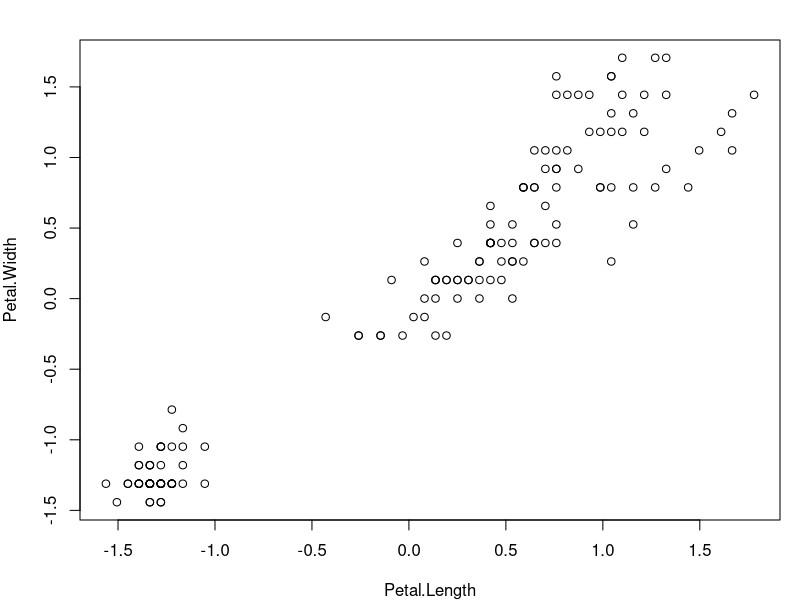
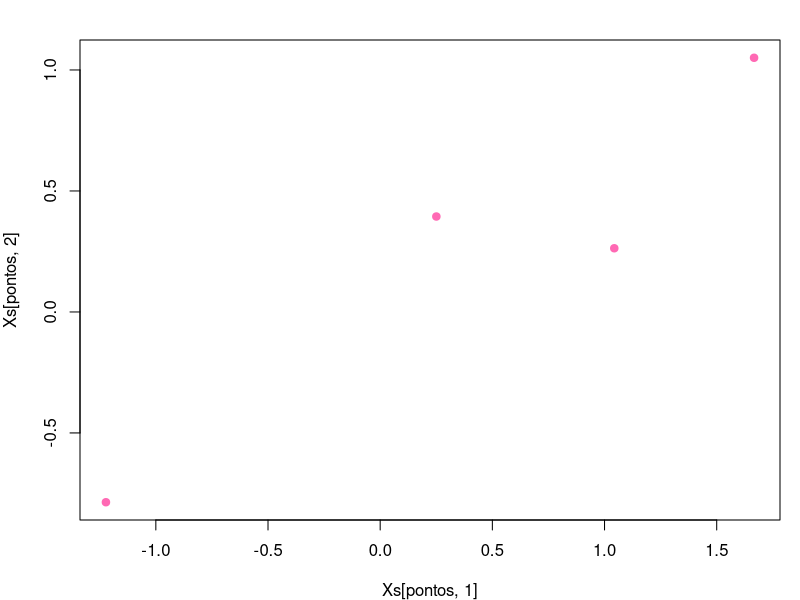
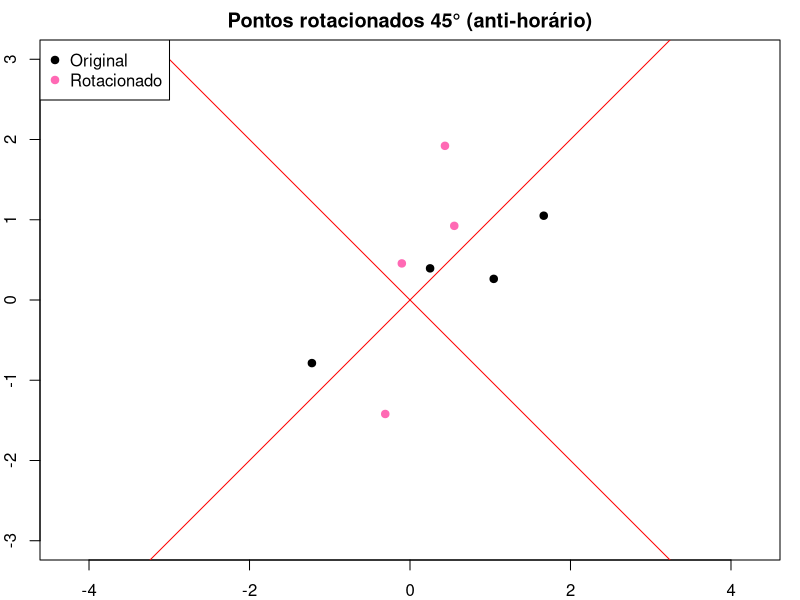
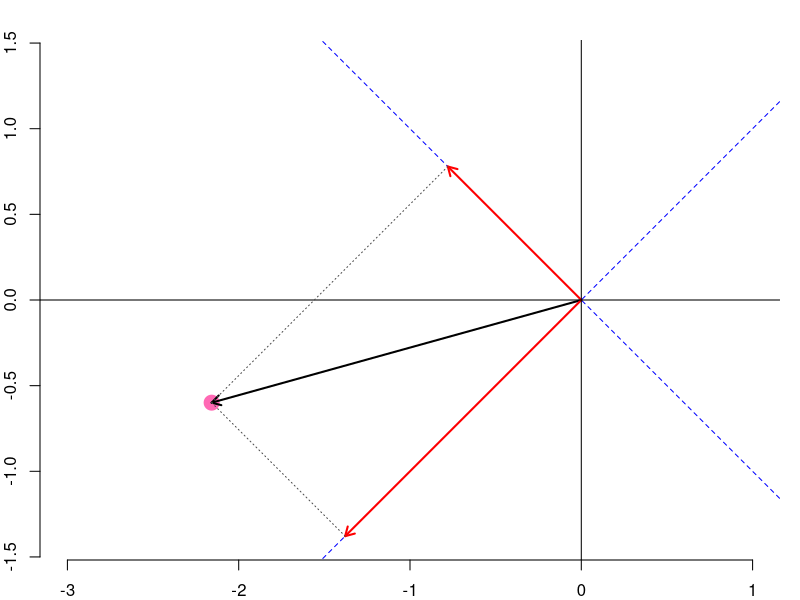

The R script that drew these images, in order:
x<- iris[,c(3,4)]
S<- cov(x)
Xc<- scale(x,scale=F) #centrados
Xs <- scale(x) #padronizados
# Matriz diagonal dos desvios padrão
V <- diag(sqrt(diag(S)))
V.inv <- diag(1/sqrt(diag(S)))

par(mar=c(4,4,2,1))
plot(Petal.Width ~ Petal.Length,data=Xs)

identify(x=Xs[,1],y=Xs[,2])

pontos<- c(44,62,135,123)

plot(Xs[pontos,1],Xs[pontos,2],col="hotpink",pch=19)

### Rotacionando os pontos em 45° ###
#matriz de rotacao
W <- matrix(c(1,1,-1,1)/sqrt(2),nrow=2)
par(mar=c(2,2,2,1))
#rotacionado
Xs.rot <- Xs%*%t(W)
plot(Xs.rot[pontos,1],Xs.rot[pontos,2],col="hotpink",pch=19,asp=1,xlim=c(-3,3),ylim=c(-3,3),main="Pontos rotacionados 45° (anti-horário)")
abline(a=0,b=1,col="red")
abline(a=0,b=-1,col="red")
#regular
points(Xs[pontos,1],Xs[pontos,2],pch=19)
legend("topleft",col=c("black","hotpink"), legend=c("Original","Rotacionado"),pch=19)

#Rotacionando com os dados centrados
Xc.rot <- Xc%*%W

norm(as.matrix(Xc[44,]),type="e")

#projecao de Xc[44,] em e1 e e2
proj<-as.vector(Xc[44,]%*%W[,1])*W[,1]
proj2<-as.vector(Xc[44,]%*%W[,2])*W[,2]

plot(Xc[44,1],Xc[44,2],asp=1,xlim=c(-3,1),ylim=c(-1,1),pch=19,cex=2,col="hotpink",bty="n")
arrows(0,0,Xc[44,1],Xc[44,2], length=.1,lwd=2)
abline(a=0,b=1,lty=2,col="blue")
abline(a=0,b=-1,lty=2,col="blue")
arrows(0,0,proj[1],proj[2],col="red",length=.1,lwd=2)
arrows(0,0,proj2[1],proj2[2],col="red",length=.1,lwd=2)
abline(h=0)
abline(v=0)
segments(c(proj[1],proj2[1]),c(proj[2],proj2[2]),Xc[44,1],Xc[44,2],lty=3,col="grey30")
